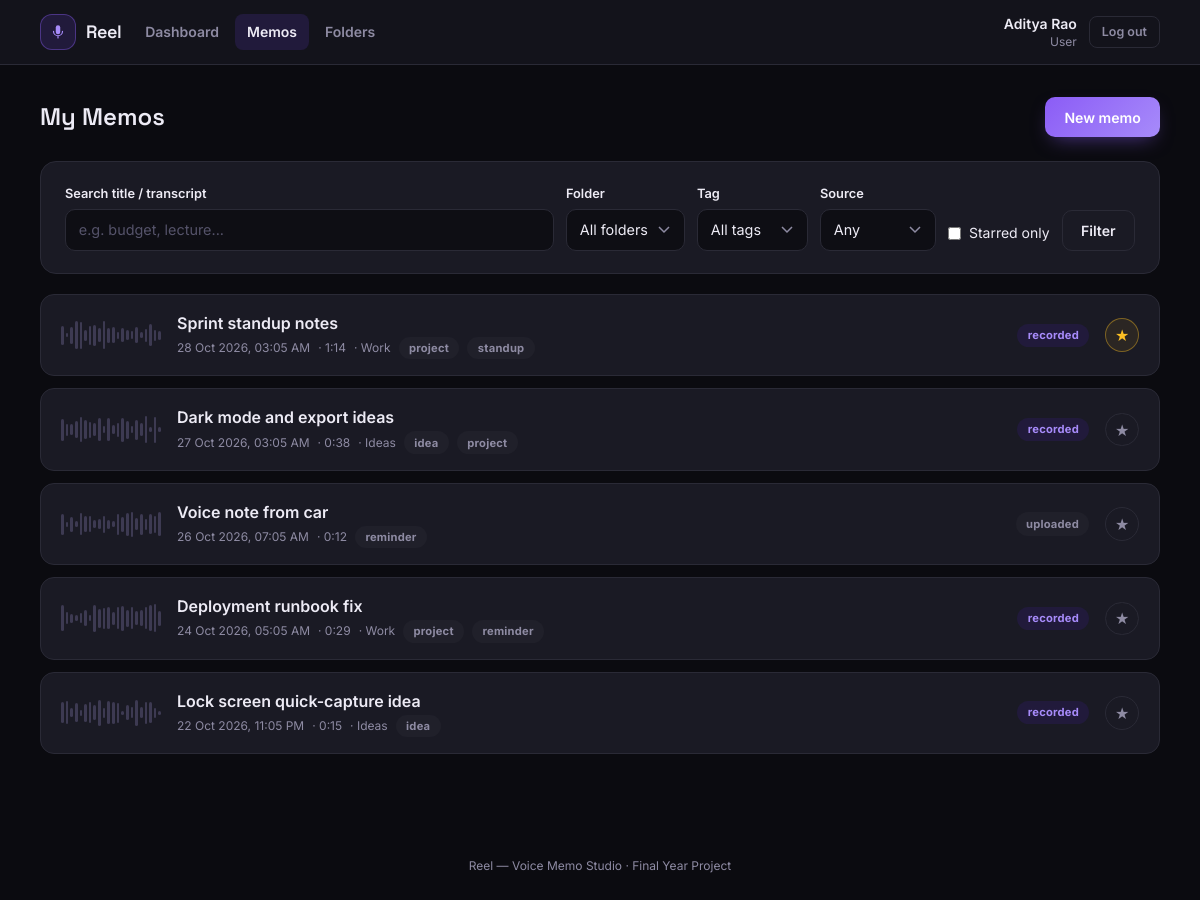
Screenshot of /index.php?route=user/memos (signed in) with the database file from the repository.
### tables this page shows
CREATE TABLE memos (
    id                INT AUTO_INCREMENT PRIMARY KEY,
    user_id           INT NOT NULL,
    folder_id         INT NULL,
    title             VARCHAR(150) NOT NULL,
    audio_path        VARCHAR(255) NOT NULL,
    audio_mime        VARCHAR(100) NOT NULL,
    duration_seconds  INT NOT NULL DEFAULT 0,
    source            ENUM('recorded','uploaded') NOT NULL DEFAULT 'recorded',
    transcript        MEDIUMTEXT NULL,
    summary           MEDIUMTEXT NULL,
    is_starred        TINYINT(1) NOT NULL DEFAULT 0,
    created_at        DATETIME NOT NULL DEFAULT CURRENT_TIMESTAMP,
    updated_at        DATETIME NOT NULL DEFAULT CURRENT_TIMESTAMP ON UPDATE CURRENT_TIMESTAMP,
    FOREIGN KEY (user_id) REFERENCES users(id) ON DELETE CASCADE,
    FOREIGN KEY (folder_id) REFERENCES folders(id) ON DELETE SET NULL,
    KEY idx_memos_user_created (user_id, created_at)
);

CREATE TABLE folders (
    id            INT AUTO_INCREMENT PRIMARY KEY,
    user_id       INT NOT NULL,
    name          VARCHAR(60) NOT NULL,
    created_at    TIMESTAMP NOT NULL DEFAULT CURRENT_TIMESTAMP,
    UNIQUE KEY uniq_user_folder (user_id, name),
    FOREIGN KEY (user_id) REFERENCES users(id) ON DELETE CASCADE
);

### app/controllers/UserController.php (called while the page is built, shortened)
<?php
require_once __DIR__ . '/../models/Memo.php';
require_once __DIR__ . '/../models/Tag.php';
class UserController
{
    public function memos(): void
    {
        $filters = [
            'q'         => trim(str_field($_GET, 'q')),
            'folder_id' => trim(str_field($_GET, 'folder_id')),
            'tag'       => trim(str_field($_GET, 'tag')),
            'starred'   => trim(str_field($_GET, 'starred')),
            'source'    => trim(str_field($_GET, 'source')),
        ];
        $memos = Memo::byUser(Auth::id(), $filters);
        require __DIR__ . '/../views/user/memos.php';
    }
}

### public/index.php (called while the page is built, shortened)
<?php
require_once __DIR__ . '/../core/helpers.php';
require_once __DIR__ . '/../core/Database.php';
require_once __DIR__ . '/../core/Auth.php';
require_once __DIR__ . '/../app/models/Tag.php';
require_once __DIR__ . '/../app/models/Memo.php';
require_once __DIR__ . '/../app/controllers/UserController.php';
$router = new Router();
$router->get('login', fn() => (new AuthController())->showLogin());
$router->post('login', fn() => (new AuthController())->login());
$router->post('logout', fn() => (new AuthController())->logout());
$router->get('user/dashboard', fn() => (new UserController())->dashboard());
$router->get('user/memos', fn() => (new UserController())->memos());
$router->get('user/memos/new', fn() => (new UserController())->newMemo());
$router->post('user/memos/store', fn() => (new UserController())->store());
$router->get('user/memos/view', fn() => (new UserController())->viewMemo());
$router->get('user/memos/audio', fn() => (new UserController())->audio());
$router->get('user/memos/edit', fn() => (new UserController())->editMemo());
$router->post('user/memos/update', fn() => (new UserController())->update());
$router->post('user/memos/delete', fn() => (new UserController())->delete());
$router->post('user/memos/star', fn() => (new UserController())->star());
$router->post('user/memos/summarize-preview', fn() => (new UserController())->summarizePreview());
$router->get('user/folders', fn() => (new UserController())->folders());
$router->post('user/folders/store', fn() => (new UserController())->folderStore());
$router->post('user/folders/delete', fn() => (new UserController())->folderDelete());
$router->get('admin/dashboard', fn() => (new AdminController())->dashboard());
$router->get('admin/users', fn() => (new AdminController())->users());
$router->post('admin/users/status', fn() => (new AdminController())->userStatus());
$router->get('admin/users/overview', fn() => (new AdminController())->userOverview());
$route = $_GET['route'] ?? '';
$router->dispatch($_SERVER['REQUEST_METHOD'], $route);

### core/Router.php (called while the page is built, shortened)
<?php
class Router
{
    private array $routes = ['GET' => [], 'POST' => []];
    public function get(string $route, callable $handler): void
    {
        $this->routes['GET'][$route] = $handler;
    }
    public function post(string $route, callable $handler): void
    {
        $this->routes['POST'][$route] = $handler;
    }
    public function dispatch(string $method, string $route): void
    {
        $handler = $this->routes[$method][$route] ?? null;
        try {
            $handler();
        } catch (Throwable $e) {
            error_log($e->getMessage());
            http_response_code(500);
            require __DIR__ . '/../app/views/errors/500.php';
        }
    }
}

### core/helpers.php (called while the page is built, shortened)
<?php
function e(mixed $value): string
{
    return htmlspecialchars((string)$value, ENT_QUOTES, 'UTF-8');
}
function str_field(array $data, string $key, string $default = ''): string
{
    $value = $data[$key] ?? $default;
    return is_scalar($value) ? (string)$value : $default;
}
function old(array $data, string $key, string $default = ''): string
{
    return e($data[$key] ?? $default);
}
function format_datetime(?string $datetime): string
{
    $ts = strtotime($datetime);
    return $ts === false ? '-' : date('d M Y, h:i A', $ts);
}
function format_duration(?int $seconds): string
{
    $seconds = max(0, (int)$seconds);
    $h = intdiv($seconds, 3600);
    $m = intdiv($seconds % 3600, 60);
    $s = $seconds % 60;
    return sprintf('%d:%02d', $m, $s);
}

### core/Auth.php (called while the page is built, shortened)
<?php
require_once __DIR__ . '/Database.php';
class Auth
{
    public static function id(): ?int
    {
        return $_SESSION['user_id'] ?? null;
    }
}

### core/Database.php (called while the page is built)
<?php
class Database
{
    private static ?PDO $instance = null;
    public static function connect(): PDO
    {
        if (self::$instance === null) {
            $config = require __DIR__ . '/../config/database.php';
            $dsn = sprintf(
                'mysql:host=%s;port=%d;dbname=%s;charset=%s',
                $config['host'],
                $config['port'],
                $config['database'],
                $config['charset']
            );
            self::$instance = new PDO($dsn, $config['username'], $config['password'], [
                PDO::ATTR_ERRMODE            => PDO::ERRMODE_EXCEPTION,
                PDO::ATTR_DEFAULT_FETCH_MODE => PDO::FETCH_ASSOC,
                PDO::ATTR_EMULATE_PREPARES   => false,
            ]);
        }
        return self::$instance;
    }
}

### app/models/Memo.php (called while the page is built, shortened)
<?php
require_once __DIR__ . '/../../core/Database.php';
require_once __DIR__ . '/Tag.php';
class Memo
{
    public static function byUser(int $userId, array $filters = []): array
    {
        $sql = 'SELECT m.*, f.name AS folder_name FROM memos m
                LEFT JOIN folders f ON f.id = m.folder_id
                WHERE m.user_id = ?';
        $params = [$userId];
        $sql .= ' ORDER BY m.created_at DESC';
        $stmt = Database::connect()->prepare($sql);
        $stmt->execute($params);
        $memos = $stmt->fetchAll();
        foreach ($memos as &$memo) {
            $memo['tags'] = Tag::forMemo((int)$memo['id']);
        }
        return $memos;
    }
}

### app/models/Tag.php (called while the page is built, shortened)
<?php
require_once __DIR__ . '/../../core/Database.php';
class Tag
{
    public static function forMemo(int $memoId): array
    {
        $stmt = Database::connect()->prepare(
            'SELECT t.name FROM tags t
             JOIN memo_tags mt ON mt.tag_id = t.id
             WHERE mt.memo_id = ? ORDER BY t.name'
        );
        $stmt->execute([$memoId]);
        return array_column($stmt->fetchAll(), 'name');
    }
}

### app/views/user/memos.php (the view, shortened to what this page needs)
<?php
require __DIR__ . '/../partials/header.php';
require __DIR__ . '/../partials/navbar.php';
?>
<main class="max-w-6xl mx-auto px-4 py-8">
    <div class="flex items-center justify-between flex-wrap gap-4 mb-6">
        <h1 class="font-display font-semibold text-2xl text-ink">My Memos</h1>
        <a href="/index.php?route=user/memos/new" class="btn-primary">New memo</a>
    </div>
    <form method="GET" action="/index.php" class="card flex flex-wrap items-end gap-3">
        <div class="flex-1 min-w-[200px]">
            <label class="field-label">Search title / transcript</label>
            <input type="text" name="q" class="field-input" placeholder="e.g. budget, lecture..." value="<?= old($_GET, 'q') ?>">
        </div>
        <div>
            <label class="field-label">Folder</label>
            <select name="folder_id" class="field-select">
                <option value="">All folders</option>
            </select>
        </div>
        <div>
            <label class="field-label">Tag</label>
            <select name="tag" class="field-select">
                <option value="">All tags</option>
            </select>
        </div>
        <div>
            <label class="field-label">Source</label>
            <select name="source" class="field-select">
                <option value="">Any</option>
            </select>
        </div>
        <label class="flex items-center gap-2 text-sm text-ink pb-2">
            <input type="checkbox" name="starred" value="1" <?= !empty($_GET['starred']) ? 'checked' : '' ?>> Starred only
        </label>
        <button type="submit" class="btn-secondary">Filter</button>
    </form>
    <div class="mt-4">
        <?php if (empty($memos)): ?>
            <div class="card"><div class="empty-state">No memos match these filters.</div></div>
        <?php else: ?>
            <div class="space-y-3">
                <?php foreach ($memos as $memo): ?>
                    <div class="memo-row">
                        <a href="/index.php?route=user/memos/view&id=<?= (int)$memo['id'] ?>" class="waveform-static shrink-0" data-waveform-seed="<?= (int)$memo['id'] ?>" data-waveform-bars="22" style="width:100px;"></a>
                        <div class="flex-1 min-w-0">
                            <a href="/index.php?route=user/memos/view&id=<?= (int)$memo['id'] ?>" class="font-semibold text-ink hover:underline truncate block"><?= e($memo['title']) ?></a>
                            <div class="text-xs text-inkmute mt-0.5 flex flex-wrap items-center gap-x-2">
                                <span><?= e(format_datetime($memo['created_at'])) ?></span>
                                <span>&middot; <?= e(format_duration((int)$memo['duration_seconds'])) ?></span>
                                <?php if ($memo['folder_name']): ?><span>&middot; <?= e($memo['folder_name']) ?></span><?php endif; ?>
                                <?php foreach ($memo['tags'] as $t): ?><span class="badge badge-slate"><?= e($t) ?></span><?php endforeach; ?>
                            </div>
                        </div>
                        <span class="badge <?= $memo['source'] === 'recorded' ? 'badge-violet' : 'badge-slate' ?>"><?= e($memo['source']) ?></span>
                        <form method="POST" action="/index.php?route=user/memos/star" class="inline-form">
                            <button type="submit" class="icon-btn <?= $memo['is_starred'] ? 'starred' : '' ?>" title="Toggle star">&#9733;</button>
                        </form>
                    </div>
                <?php endforeach; ?>
            </div>
        <?php endif; ?>
    </div>
</main>
<?php require __DIR__ . '/../partials/footer.php'; ?>

### public/assets/css/style.css (style rules this page uses)
* { box-sizing: border-box; }
body { -webkit-font-smoothing: antialiased; }
h1, h2, h3, h4, .font-display { font-family: 'Space Grotesk', 'Inter', sans-serif; }
a { color: #A78BFA; text-decoration: none; }
.btn-primary { background: linear-gradient(135deg, #8B5CF6 0%, #A78BFA 100%); color: #fff; border-radius: 10px; padding: 0.6rem 1.2rem; font-weight: 600; font-size: 0.88rem; display: inline-flex; align-items: center; justify-content: center; gap: .45rem; border: none; cursor: pointer; box-shadow: 0 8px 20px -8px rgba(139,92,246,0.55); }
.btn-secondary { background: #1A1A24; color: #EDEBF5; border: 1px solid #2A2A36; border-radius: 10px; padding: 0.58rem 1.15rem; font-weight: 600; font-size: 0.88rem; display: inline-flex; align-items: center; justify-content: center; gap: .4rem; cursor: pointer; }
.inline-form { display: inline-block; margin: 0; }
.icon-btn { width: 2.1rem; height: 2.1rem; border-radius: 999px; display: inline-flex; align-items: center; justify-content: center; background: #1A1A24; border: 1px solid #2A2A36; color: #8E8BA3; cursor: pointer; transition: color .15s, border-color .15s, background .15s; }
.icon-btn.starred { color: #FBBF24; border-color: rgba(251,191,36,0.4); background: rgba(251,191,36,0.08); }
.card { background: #1A1A24; border: 1px solid #2A2A36; border-radius: 16px; padding: 1.35rem 1.5rem; margin-bottom: 1.25rem; }
.field-label { display:block; font-size: 0.8rem; font-weight: 600; color: #EDEBF5; margin-bottom: 0.35rem; }
.field-input, .field-textarea, .field-select { width: 100%; border: 1px solid #2A2A36; border-radius: 10px; padding: 0.6rem 0.8rem; font-size: 0.9rem; background: #0E0E14; color: #EDEBF5; font-family: 'Inter', sans-serif; }
.field-input::placeholder, .field-textarea::placeholder { color: #55536A; }
.field-select { appearance: none; background-repeat: no-repeat; background-position: right 0.85rem center; padding-right: 2.2rem; }
.badge { display:inline-flex; align-items:center; padding: 0.2rem 0.65rem; border-radius: 999px; font-size: 0.7rem; font-weight: 700; letter-spacing: 0.02em; }
.badge-violet { background: #211A3B; color: #A78BFA; }
.badge-slate { background: #20202A; color: #8E8BA3; }
.waveform-static { display: flex; align-items: center; gap: 2px; height: 28px; }
.memo-row { background: #1A1A24; border: 1px solid #2A2A36; border-radius: 14px; padding: 1rem 1.25rem; display: flex; align-items: center; gap: 1rem; transition: border-color .15s; }

### rows the page displays
memos: $memo['id'] 1 (drawn), title "Sprint standup notes", created_at "28 Oct 2026, 03:05 AM", duration_seconds "1:14", folder.name "Work", t "project", t "standup", source "recorded"
memos: title "Dark mode and export ideas", created_at "27 Oct 2026, 03:05 AM", duration_seconds "0:38", folder.name "Ideas", t "idea", t "project", source "recorded"
memos: title "Voice note from car", created_at "26 Oct 2026, 07:05 AM", duration_seconds "0:12", t "reminder", source "uploaded"
memos: title "Deployment runbook fix", created_at "24 Oct 2026, 05:05 AM", duration_seconds "0:29", folder.name "Work", t "project", t "reminder", source "recorded"
memos: title "Lock screen quick-capture idea", created_at "22 Oct 2026, 11:05 PM", duration_seconds "0:15", folder.name "Ideas", t "idea", source "recorded"

### other values shown
$label "Dashboard"
$label "Memos"
$label "Folders"
Auth::name() "Aditya Rao"
str_replace('_', ' ', $role ?? '') "User"
